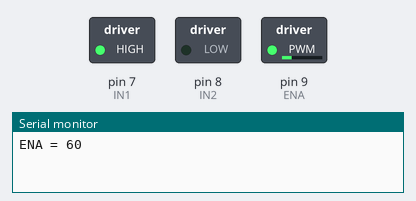
Bench run of a sketch on a simulated Arduino Uno, built with avr-gcc and run on an emulated ATmega328P. On the bench: switched loads named in the sketch (green lamp = pin HIGH), the last lines printed to the serial monitor.

Above: at 0.05 s.
At 3.0 s:
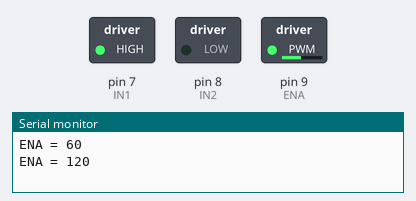
At 4.5 s:
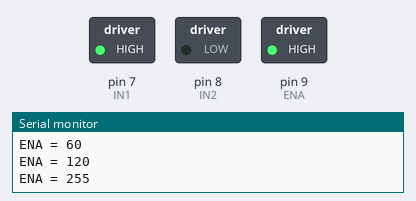
At 6.0 s:
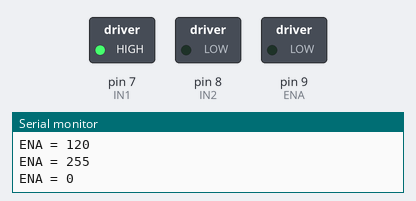
Timing chart, 0 to 7.8 s (numbered marks = the images above):
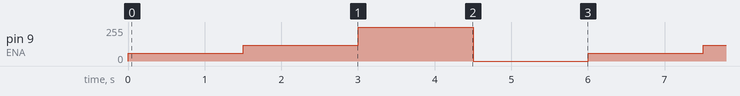

The sketch:

vel-ejemplo.ino
```cpp
// GLOBALT Robotics · Lección 10: velocidad con ENA
// IN1 en D7, IN2 en D8 y ENA en D9 (se quita el puente de ENA).
// Práctica: observa el motor con ENA a 60, 120 y 255. ¿Gira a 60?

const int IN1 = 7;
const int IN2 = 8;
const int ENA = 9;

void setup() {
  Serial.begin(9600);
  pinMode(IN1, OUTPUT);
  pinMode(IN2, OUTPUT);
  digitalWrite(IN1, HIGH);   // sentido: adelante
  digitalWrite(IN2, LOW);
}

void probar(int valor) {
  Serial.print("ENA = ");
  Serial.println(valor);
  analogWrite(ENA, valor);
  delay(1500);
}

void loop() {
  probar(60);
  probar(120);
  probar(255);
  probar(0);
}
```

Measured:
- by itself, pin 9 (ENA): repeats every 6.0 s: 120/255 1.5 s, 255/255 1.5 s, 0/255 1.5 s, 60/255 1.5 s
